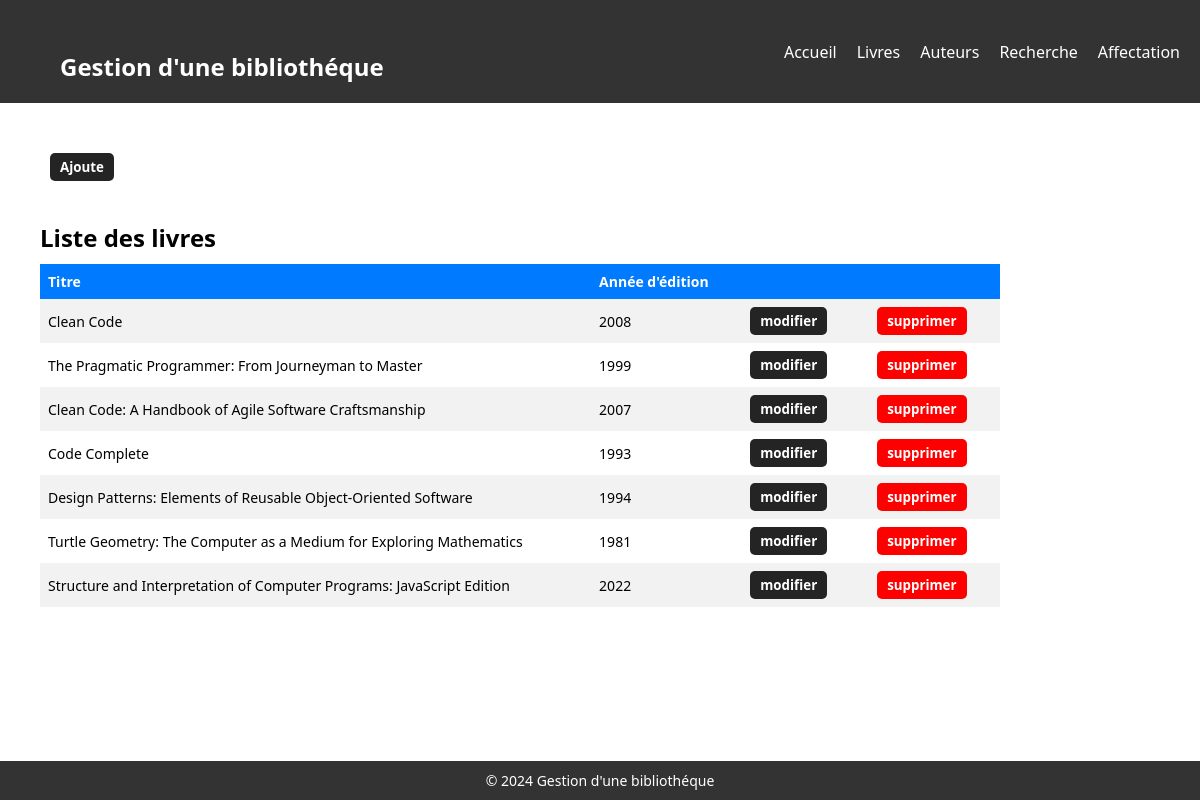
Screenshot of /livres with the database file from the repository.
### tables this page shows
CREATE TABLE `books` (
  `code_livre` int(11) NOT NULL,
  `titre` varchar(255) NOT NULL,
  `annee_edition` int(11) DEFAULT NULL
);

### config/db.php (called while the page is built, shortened)
<?php
class DB {
    private $host = 'localhost';
    private $dbname = 'gestion_bib';
    private $username = 'root';
    private $password = '';
    private $conn;
    public function __construct() {
        try {
            $this->conn = new PDO("mysql:host={$this->host};dbname={$this->dbname}", $this->username, $this->password);
            $this->conn->setAttribute(PDO::ATTR_ERRMODE, PDO::ERRMODE_EXCEPTION);
        } catch(PDOException $e) {
            echo 'Connection failed: ' . $e->getMessage();
        }
    }
    public function executeQuery($sql, $params = []) {
        try {
            $stmt = $this->conn->prepare($sql);
            $stmt->execute($params);
            return $stmt;
        } catch(PDOException $e) {
            echo 'Query failed: ' . $e->getMessage();
        }
    }
    public function fetchAll($sql, $params = []) {
        $stmt = $this->executeQuery($sql, $params);
        return $stmt->fetchAll(PDO::FETCH_ASSOC);
    }
}

### pages/livres.php (the view)
<?php
$db = new DB();
$livres = $db->fetchAll('SELECT * FROM books');
?>
<div class="sub_nav">
    <a href="<?php echo $base_url ?>ajoutLivre"><button class="button_x">Ajoute</button></a>
</div>
<h2>Liste des livres</h2>
<table>
    <tr>
        <th>Titre</th>
        <th>Année d'édition</th>
        <th></th>
        <th></th>
    </tr>
    <?php foreach ($livres as $livre) : ?>
        <tr>
            <td><?php echo $livre['titre']; ?></td>
            <td><?php echo $livre['annee_edition']; ?></td>
            <td>
                <a href="<?php echo $base_url; ?>modifierLivre?code_livre=<?php echo $livre['code_livre']; ?>">
                    <button class="button_x">modifier</button>
                </a>
            </td>
            <td>
                <a href="<?php echo $base_url; ?>supprimerLivre?code_livre=<?php echo $livre['code_livre']; ?>">
                    <button class="button_x red">supprimer</button>
                </a>
            </td>
        </tr>
    <?php endforeach; ?>
</table>

### includes/header.php (shortened to what this page needs)
<!DOCTYPE html>
<html lang="en">
<head>
    <link rel="stylesheet" href="style/index.css">
</head>
<body>

### includes/nav.php
<header>
    <h1>Gestion d'une bibliothéque</h1>
    <nav>
        <ul>
            <li><a href="home">Accueil</a></li>
            <li><a href="livres">Livres</a></li>
            <li><a href="auteurs">Auteurs</a></li>
            <li><a href="rechercheLivresParAuteur">Recherche</a></li>
            <li><a href="affectationLivresAuteurs">Affectation</a></li>
        </ul>
    </nav>
</header>

### index.php
<?php
require 'config/db.php';
require 'includes/header.php';
require 'includes/nav.php';
$base_url = 'http://localhost:8000/';
$path = trim( parse_url($_SERVER['REQUEST_URI'])['path'],'/');
?>
<div class="container">
    <?php
        require './router.php';
    ?>
</div>
<?php
require 'includes/footer.php';

### router.php (shortened to what this page needs)
<?php
$routes = glob(__DIR__ . "/pages/*.php");
foreach ($routes as $route) {
    if ($path ===  basename($route, ".php")) {
        require($route);
        return;
    }
}

### includes/footer.php
<footer>
		<p>&copy; <?php echo date('Y') ?> Gestion d'une bibliothéque</p>
	</footer>
</body>
</html>

### style/index.css (style rules this page uses)
* { margin: 0; padding: 0; font-family: "Segoe UI", Tahoma, Geneva, Verdana, sans-serif; box-sizing: border-box; }
html, body { height: 100%; margin: 0; }
body { display: flex; flex-direction: column; }
h1,h2,h3 { font-size: 24px; margin: 40px; margin-bottom: 10px; }
header { background-color: #333; color: #fff; display: flex; justify-content: space-between; align-items: center; padding: 10px 20px; margin-bottom: 50px; }
nav ul { margin: 0; padding: 0; list-style: none; display: flex; justify-content: flex-end; }
nav li { margin-left: 20px; }
nav a { color: #fff; text-decoration: none; transition: all 0.3s ease-in-out; }
table { border-collapse: collapse; width: 80%; font-family: Arial, sans-serif; font-size: 14px; margin: 10px 40px; }
th, td { text-align: left; padding: 8px; }
th { background-color: #007bff; color: white; font-weight: bold; }
tr:nth-child(even) { background-color: #f2f2f2; }
.container { height: 100%; }
footer { margin-top: 100px; background-color: #333; color: #fff; padding: 10px; text-align: center; }
footer p { margin: 0; font-size: 14px; }
.sub_nav { margin: 0 40px; }
.button_x { background: #242424; color: #ffffff; border-radius: 5px ; padding: 5px 10px; cursor: pointer; font-weight: bold; margin: 0 10px; border: none; outline: none; }
.red { background: red; }

### rows the page displays
books: titre "Clean Code", annee_edition "2008"
books: titre "The Pragmatic Programmer: From Journeyman to Master", annee_edition "1999"
books: titre "Clean Code: A Handbook of Agile Software Craftsmanship", annee_edition "2007"
books: titre "Code Complete", annee_edition "1993"
books: titre "Design Patterns: Elements of Reusable Object-Oriented Software", annee_edition "1994"
books: titre "Turtle Geometry: The Computer as a Medium for Exploring Mathematics", annee_edition "1981"
books: titre "Structure and Interpretation of Computer Programs: JavaScript Edition", annee_edition "2022"
